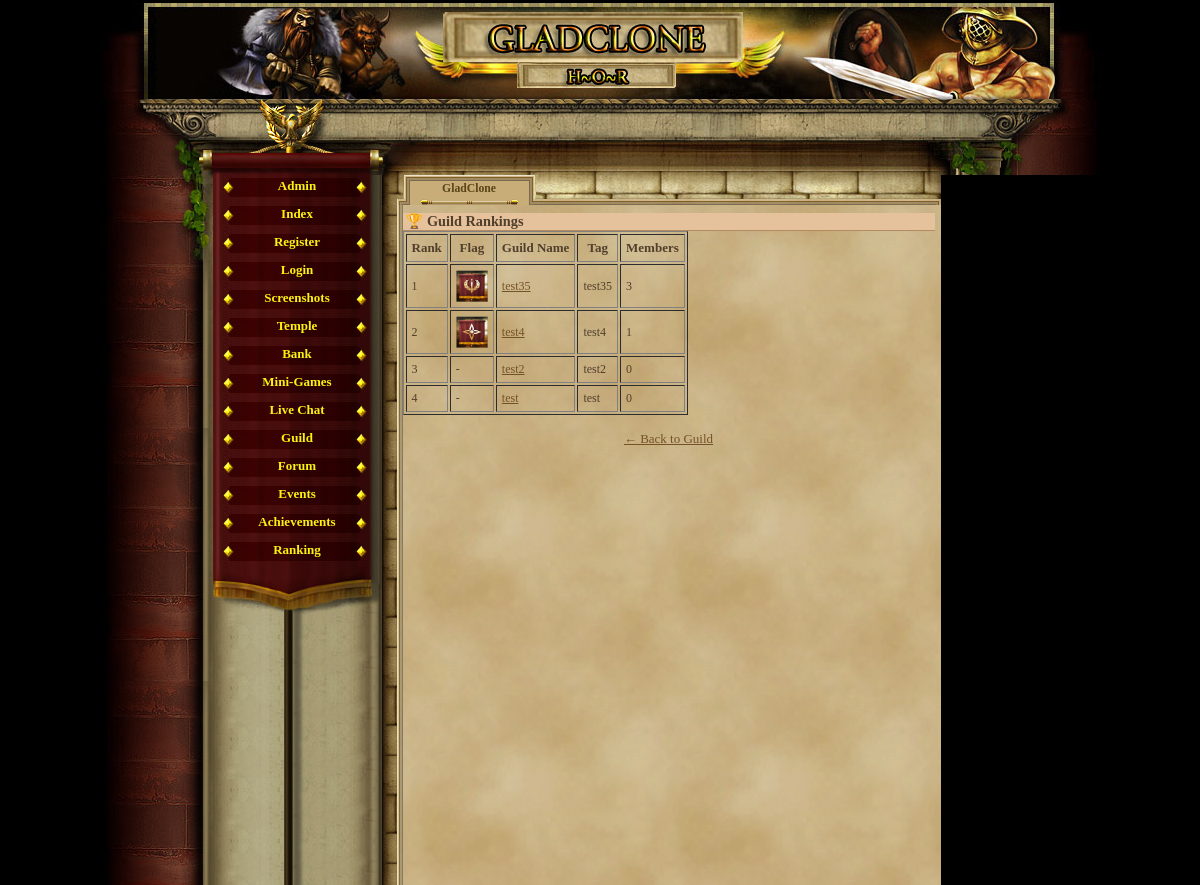
The page /guild_rankings.php on the database its author committed.
### tables this page shows
CREATE TABLE `guilds` (
  `id` int(11) NOT NULL AUTO_INCREMENT,
  `name` varchar(50) NOT NULL,
  `tag` varchar(10) NOT NULL,
  `description` text,
  `created_at` datetime DEFAULT CURRENT_TIMESTAMP,
  `flag` varchar(100) DEFAULT NULL,
  PRIMARY KEY (`id`),
  UNIQUE KEY `tag` (`tag`)
);

### guild_rankings.php (the view, shortened to what this page needs)
<?php
require_once('var/ustawienia.php');
require_once('gora_strony.php');
require_once('menu_l.php');
?>
<h2>🏆 Guild Rankings</h2>
<table border="1" cellpadding="5">
    <tr>
        <th>Rank</th>
        <th>Flag</th>
        <th>Guild Name</th>
        <th>Tag</th>
        <th>Members</th>
    </tr>
    <?php
    $rank = 1;
    $result = $conn->query("
        SELECT g.id, g.name, g.tag, g.flag, COUNT(gm.player_id) AS member_count
        FROM guilds g
        LEFT JOIN guild_members gm ON g.id = gm.guild_id
        GROUP BY g.id
        ORDER BY member_count DESC
    ");
    while ($row = $result->fetch_assoc()):
    ?>
    <tr>
        <td><?= $rank++ ?></td>
        <td>
            <?php if (!empty($row['flag'])): ?>
                <img src="images/guild/flags/<?= htmlspecialchars($row['flag']) ?>" width="32" height="32">
            <?php else: ?>
                -
            <?php endif; ?>
        </td>
        <td>
            <a href="guild_view.php?id=<?= $row['id'] ?>">
                <?= htmlspecialchars($row['name']) ?>
            </a>
        </td>
        <td><?= htmlspecialchars($row['tag']) ?></td>
        <td><?= $row['member_count'] ?></td>
    </tr>
    <?php endwhile; ?>
</table>
<br><div style="text-align:center;"><a href="guild.php">← Back to Guild</a></div>

### game_05.css (style rules this page uses)
body, html { margin: 0; padding: 0; font-family:"Palatino Linotype", "Times New Roman", Times, serif; text-align: center; color: #513F2C; background-color: #000; font-size:16px; }
table { font-size:13px; }
h2 { text-align:left; border-bottom:1px solid #b28b60; color:#513F2C; background-color:#e6c29c; margin:8px 0px 0px 0px; padding-left:3px; font-size:1.1em; }
#content td { text-align:left; color:#513F2C; font-weight:normal; font-size: 12px; }
a { -moz-user-focus: none; -moz-outline: none; outline: none; }
#content a { color:#735227; }
#market_item_table td, th { padding-left: 5px; }

### rows shown on the page
guilds: flag (picture), name "test35", tag "test35", member_count "3"
guilds: flag (picture), name "test4", tag "test4", member_count "1"
guilds: name "test2", tag "test2", member_count "0"
guilds: name "test", tag "test", member_count "0"
